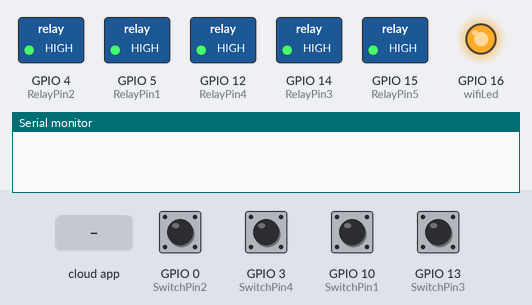
This sketch was run on a simulated ESP8266 (NodeMCU). Shown: switched loads named in the sketch (green lamp = pin HIGH), output pins drawn as LEDs (lit = HIGH), the last lines printed to the serial monitor. The inputs (shaded band) are chosen by the test bench; at power-on: GPIO 0 (SwitchPin2), GPIO 3 (SwitchPin4), GPIO 10 (SwitchPin1), GPIO 13 (SwitchPin3) HIGH. WiFi joins after 1.5 s; servers stay silent unless stated.

Above: at 2.7 s.
2.8 s: GPIO 0 (SwitchPin2) pulled LOW for 1 s
At 4.7 s:
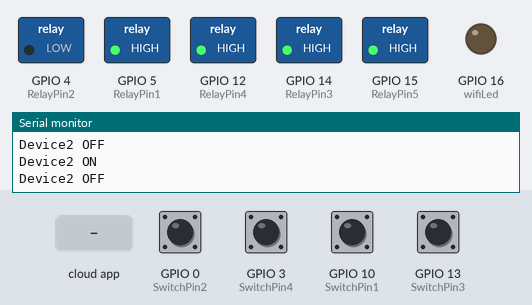
5.4 s: the phone or cloud app sets room_Light to 0
At 5.7 s:
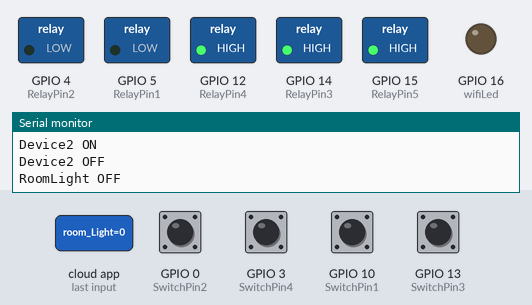
6.9 s: the phone or cloud app sets tv to 1
At 8.1 s:
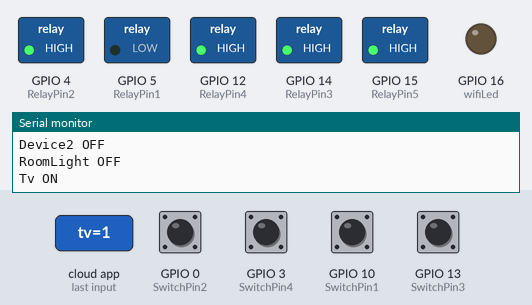
8.4 s: the phone or cloud app sets air_Condition to 0
At 9.2 s:
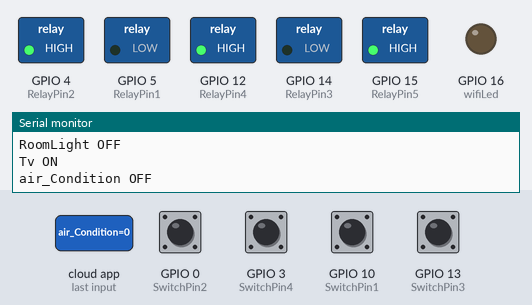
9.9 s: the phone or cloud app sets outDoor_Light to 0
At 10.3 s:
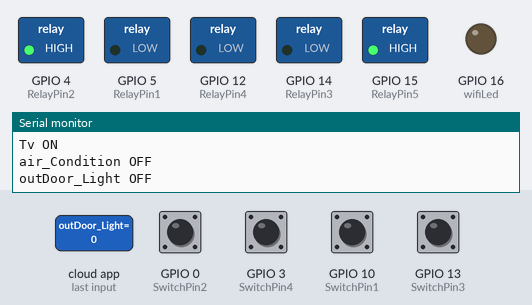
11.4 s: the phone or cloud app sets fan to 0
At 12.6 s:
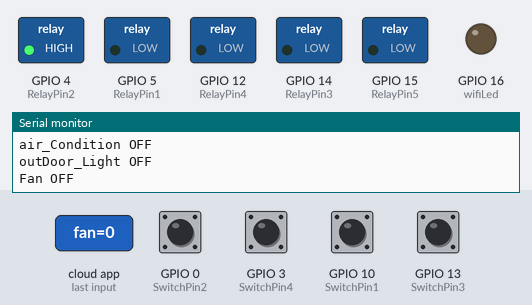
Timing chart, 0 to 13.9 s (numbered marks = the images above; inputs shaded):
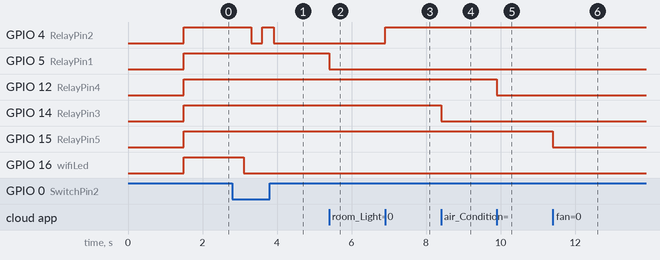

Measured:
- after the input at 2.8 s, GPIO 4 (RelayPin2): HIGH → LOW after 0.50 s, → HIGH 0.30 s later, → LOW 0.30 s later
- after the input at 5.4 s, GPIO 5 (RelayPin1): HIGH → LOW at once
- after the input at 6.9 s, GPIO 4 (RelayPin2): LOW → HIGH at once
- after the input at 8.4 s, GPIO 14 (RelayPin3): HIGH → LOW at once
- after the input at 9.9 s, GPIO 12 (RelayPin4): HIGH → LOW at once
- after the input at 11.4 s, GPIO 15 (RelayPin5): HIGH → LOW at once

The sketch:

Code_NodeMCU_Alexa_ArduinoIotCloud_4Relays.ino
```cpp
#include "arduino_secrets.h"
#include "thingProperties.h"

// define the GPIO connected with Relays and switches
#define RelayPin1 5  //D1
#define RelayPin2 4  //D2
#define RelayPin3 14 //D5
#define RelayPin4 12 //D6
#define RelayPin5 15 //D8

#define SwitchPin1 10  //SD3
#define SwitchPin2 0   //D3
#define SwitchPin3 13  //D7
#define SwitchPin4 3   //RX

#define wifiLed   16   //D0

int toggleState_1 = 0; //Define integer to remember the toggle state for relay 1
int toggleState_2 = 0; //Define integer to remember the toggle state for relay 2
int toggleState_3 = 0; //Define integer to remember the toggle state for relay 3
int toggleState_4 = 0; //Define integer to remember the toggle state for relay 4
int toggleState_5 = 0; //Define integer to remember the toggle state for relay 5

void relayOnOff(int relay) {
  switch (relay) {
    case 1:
      if (toggleState_1 == 0) {
        digitalWrite(RelayPin1, HIGH); // turn on relay 1
        toggleState_1 = 1;
        Serial.println("Device1 ON");
      } else {
        digitalWrite(RelayPin1, LOW); // turn off relay 1
        toggleState_1 = 0;
        Serial.println("Device1 OFF");
      }
      delay(100);
      break;
    case 2:
      if (toggleState_2 == 0) {
        digitalWrite(RelayPin2, HIGH); // turn on relay 2
        toggleState_2 = 1;
        Serial.println("Device2 ON");
      } else {
        digitalWrite(RelayPin2, LOW); // turn off relay 2
        toggleState_2 = 0;
        Serial.println("Device2 OFF");
      }
      delay(100);
      break;
    case 3:
      if (toggleState_3 == 0) {
        digitalWrite(RelayPin3, HIGH); // turn on relay 3
        toggleState_3 = 1;
        Serial.println("Device3 ON");
      } else {
        digitalWrite(RelayPin3, LOW); // turn off relay 3
        toggleState_3 = 0;
        Serial.println("Device3 OFF");
      }
      delay(100);
      break;
    case 4:
      if (toggleState_4 == 0) {
        digitalWrite(RelayPin4, HIGH); // turn on relay 4
        toggleState_4 = 1;
        Serial.println("Device4 ON");
      } else {
        digitalWrite(RelayPin4, LOW); // turn off relay 4
        toggleState_4 = 0;
        Serial.println("Device4 OFF");
      }
      delay(100);
      break;
    case 5:
      if (toggleState_5 == 0) {
        digitalWrite(RelayPin5, HIGH); // turn on relay 5
        toggleState_5 = 1;
        Serial.println("Device5 ON");
      } else {
        digitalWrite(RelayPin5, LOW); // turn off relay 5
        toggleState_5 = 0;
        Serial.println("Device5 OFF");
      }
      delay(100);
      break;
    default:
      break;
  }
}

void manual_control() {
  //Manual Switch Control
  if (digitalRead(SwitchPin1) == LOW) {
    delay(200);
    relayOnOff(1);
  } else if (digitalRead(SwitchPin2) == LOW) {
    delay(200);
    relayOnOff(2);
  } else if (digitalRead(SwitchPin3) == LOW) {
    delay(200);
    relayOnOff(3);
  } else if (digitalRead(SwitchPin4) == LOW) {
    delay(200);
    relayOnOff(4);
  }
}

void setup() {
  // Initialize serial and wait for port to open:
  Serial.begin(9600);
  // This delay gives the chance to wait for a Serial Monitor without blocking if none is found
  delay(1500);

  // Defined in thingProperties.h
  initProperties();

  // Connect to Arduino IoT Cloud
  ArduinoCloud.begin(ArduinoIoTPreferredConnection);

  setDebugMessageLevel(2);
  ArduinoCloud.printDebugInfo();

  pinMode(RelayPin1, OUTPUT);
  pinMode(RelayPin2, OUTPUT);
  pinMode(RelayPin3, OUTPUT);
  pinMode(RelayPin4, OUTPUT);
  pinMode(RelayPin5, OUTPUT); // Initialize the new output pin

  pinMode(wifiLed, OUTPUT);

  pinMode(SwitchPin1, INPUT_PULLUP);
  pinMode(SwitchPin2, INPUT_PULLUP);
  pinMode(SwitchPin3, INPUT_PULLUP);
  pinMode(SwitchPin4, INPUT_PULLUP);

  //During Starting all Relays should TURN OFF
  digitalWrite(RelayPin1, HIGH);
  digitalWrite(RelayPin2, HIGH);
  digitalWrite(RelayPin3, HIGH);
  digitalWrite(RelayPin4, HIGH);
  digitalWrite(RelayPin5, HIGH); // Turn off the new output pin

  digitalWrite(wifiLed, HIGH); //Turn OFF WiFi LED
}

void loop() {
  ArduinoCloud.update();

  manual_control(); //Control relays manually

  if (WiFi.status() != WL_CONNECTED) {
    digitalWrite(wifiLed, HIGH); //Turn OFF WiFi LED
  } else {
    digitalWrite(wifiLed, LOW); //Turn ON WiFi LED
  }

}

void onRoomLightChange() {
  if (room_Light == 1) {
    digitalWrite(RelayPin1, HIGH);
    Serial.println("RoomLight ON");
    toggleState_1 = 1;
  } else {
    digitalWrite(RelayPin1, LOW);
    Serial.println("RoomLight OFF");
    toggleState_1 = 0;
  }
}

void onTvChange() {
  if (tv == 1) {
    digitalWrite(RelayPin2, HIGH);
    Serial.println("Tv ON");
    toggleState_2 = 1;
  } else {
    digitalWrite(RelayPin2, LOW);
    Serial.println("Tv OFF");
    toggleState_2 = 0;
  }
}

void onAirConditionChange() {
  if (air_Condition == 1) {
    digitalWrite(RelayPin3, HIGH);
    Serial.println("air_Condition ON");
    toggleState_3 = 1;
  } else {
    digitalWrite(RelayPin3, LOW);
    Serial.println("air_Condition OFF");
    toggleState_3 = 0;
  }
}

void onOutDoorLightChange() {
  if (outDoor_Light == 1) {
    digitalWrite(RelayPin4, HIGH);
    Serial.println("outDoor_Light ON");
    toggleState_4 = 1;
  } else {
    digitalWrite(RelayPin4, LOW);
    Serial.println("outDoor_Light OFF");
    toggleState_4 = 0;
  }
}

void onFanChange() {
  if (fan == 1) {
    digitalWrite(RelayPin5, HIGH); // turn on fan (assuming RelayPin5 is connected to the fan)
    Serial.println("Fan ON");
    toggleState_5 = 1;
  } else {
    digitalWrite(RelayPin5, LOW); // turn off fan
    Serial.println("Fan OFF");
    toggleState_5 = 0;
  }
}
```

arduino_secrets.h
```cpp
#define SECRET_SSID "Enter WIFI NAME"  //Enter WIFI NAME
#define SECRET_PASS "Enter WIFI PASSWORD"  //Enter WIFI PASSWORD
#define SECRET_DEVICE_KEY "Enter Secret Key"  //Enter Secret Key
```

thingProperties.h
```cpp
// Code generated by Arduino IoT Cloud, DO NOT EDIT.

#include <ArduinoIoTCloud.h>
#include <Arduino_ConnectionHandler.h>

const char THING_ID[] = "5c5d8ce5-de32-46f7-b7fc-82257c701eba";   // Enter THING ID
const char DEVICE_LOGIN_NAME[] = "1833dfa9-485f-459c-a184-49abaecc9742";   // Enter DEVICE ID

const char SSID[] = SECRET_SSID;    // Network SSID (name)
const char PASS[] = SECRET_PASS;    // Network password (use for WPA, or use as key for WEP)
const char DEVICE_KEY[] = SECRET_DEVICE_KEY;    // Secret device password

void onRoomLightChange();
void onTvChange();
void onAirConditionChange();
void onOutDoorLightChange();
void onFanChange();

CloudSwitch room_Light;
CloudSwitch tv;
CloudSwitch air_Condition;
CloudSwitch outDoor_Light;
CloudSwitch fan;

void initProperties() {
  ArduinoCloud.setBoardId(DEVICE_LOGIN_NAME);
  ArduinoCloud.setSecretDeviceKey(DEVICE_KEY);
  ArduinoCloud.setThingId(THING_ID);
  ArduinoCloud.addProperty(room_Light, READWRITE, ON_CHANGE, onRoomLightChange);
  ArduinoCloud.addProperty(tv, READWRITE, ON_CHANGE, onTvChange);
  ArduinoCloud.addProperty(air_Condition, READWRITE, ON_CHANGE, onAirConditionChange);
  ArduinoCloud.addProperty(outDoor_Light, READWRITE, ON_CHANGE, onOutDoorLightChange);
  ArduinoCloud.addProperty(fan, READWRITE, ON_CHANGE, onFanChange);
}

WiFiConnectionHandler ArduinoIoTPreferredConnection(SSID, PASS);
```
